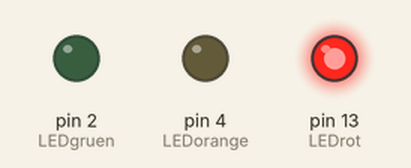
Simulated run of this sketch. Board: Arduino Uno, built with avr-gcc and run on an emulated ATmega328P. Shown: output pins drawn as LEDs (lit = HIGH).

Above: at 0.5 s.
At 1.5 s:
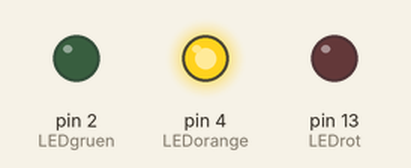
At 5.5 s:
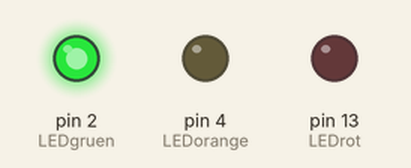
Timing chart, 0 to 6.9 s (numbered marks = the images above):
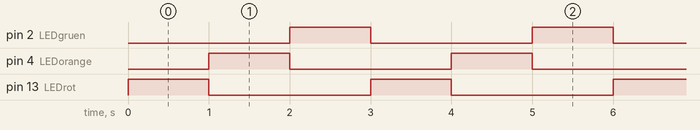

Measured:
- by itself, pin 2 (LEDgruen), pin 4 (LEDorange), pin 13 (LEDrot): alternates HIGH for 1.0 s and LOW for 2.0 s
- by itself, everything shown: repeats every 3.0 s, in 4 steps

The sketch:

LedPulsieren.ino
```cpp
// C++ code
// Variablen
int LEDrot = 13;
int LEDorange = 4;
int LEDgruen = 2;
int warteZeit = 1000;
void setup()
{
  pinMode(LEDrot, OUTPUT);
  pinMode(LEDorange, OUTPUT);
  pinMode(LEDgruen, OUTPUT);
}

void loop()
{
  digitalWrite(LEDrot, HIGH);
  delay(warteZeit);
  digitalWrite(LEDrot, LOW);
  digitalWrite(LEDorange, HIGH);
  delay(warteZeit);
  digitalWrite(LEDorange, LOW);
  digitalWrite(LEDgruen, HIGH);
  delay(warteZeit);
  digitalWrite(LEDgruen, LOW);
}
```
